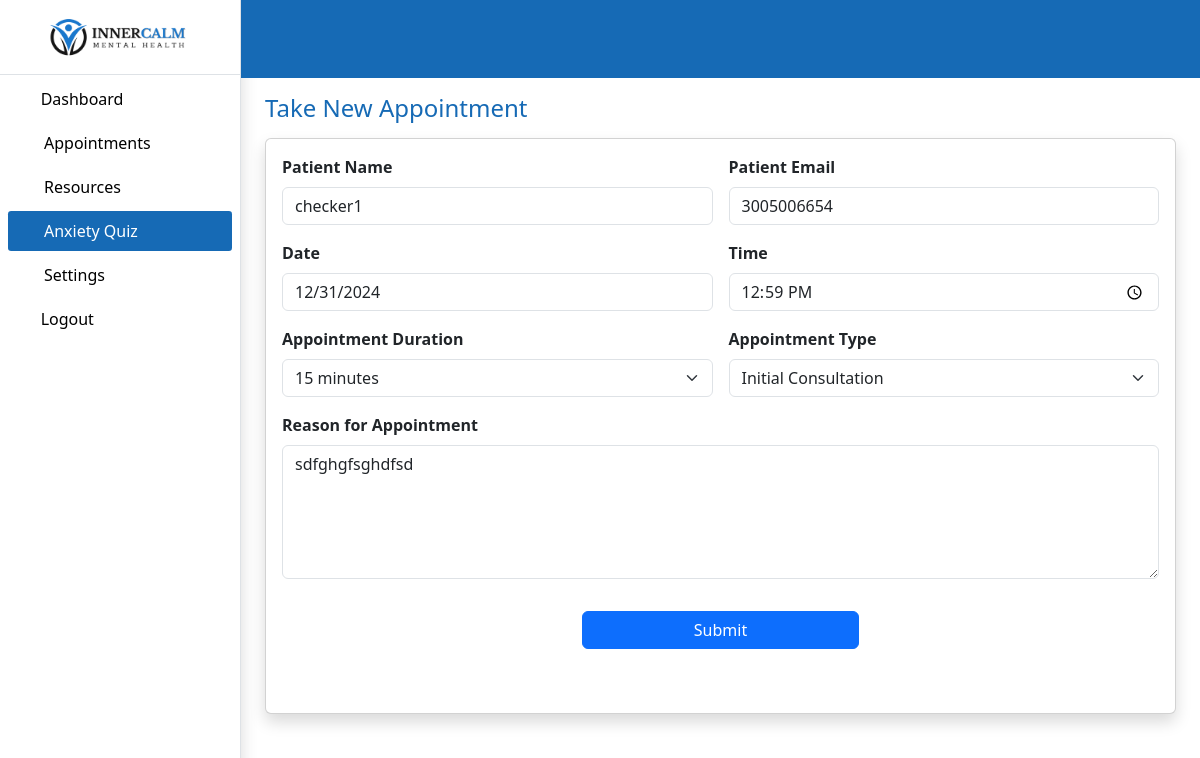
/counselors_portal/edit_appoint/1, run on the app's committed database.
### accounts/models.py (models this page shows)
class Appointments(models.Model):
    counselor = models.ForeignKey(User, on_delete=models.CASCADE, related_name='counselor_appointments')
    client = models.ForeignKey(User, on_delete=models.CASCADE, related_name='client_appointments')
    p_name = models.CharField(default='Unknown', max_length=100)
    p_contact = models.CharField(default='Unknown', max_length=100)
    duration = models.CharField(default='0', max_length=50)
    type=models.CharField(default='NA',max_length=50)
    date = models.DateField()
    time = models.TimeField()
    reason=models.CharField(default='NA',max_length=1000)
    status = models.CharField(default='Scheduled', max_length=50)
    meeting_link = models.CharField(default='NA', max_length=1000)

### counselors_portal/views.py (the view)
# urls.py: path('edit_appoint/<int:id>', views.edit_appoint, name='edit_appoint'),
def edit_appoint(request, id):
    appoint = Appointments.objects.get(id=id)
    if request.method == 'POST':
        appoint.p_name=request.POST.get('p_name')
        base_url="https://meet.jit.si/innercalm/"
        msg=request.POST.get('p_name')
        appoint.meeting_link=base_url+msg
        appoint.p_contact=request.POST.get('p_contact')
        appoint.client=request.user
        appoint.reason=request.POST.get('reason')
        appoint.duration=request.POST.get('duration')
        appoint.type=request.POST.get('a_type')
        appoint.time=request.POST.get('time')
        appoint.date=request.POST.get('date')
        appoint.status='Scheduled'
        appoint.save()
        send_re_email(appoint)
        return redirect('counselors_portal:allappointments')
    else:
        return render(request, 'counselors_portal/editappointments.html', {'appoint': appoint})

### counselors_portal/templates/counselors_portal/editappointments.html (shortened to what this page needs)
{% load static %}
<!DOCTYPE html>
<html lang="en">
<head>
    <link rel="stylesheet" href="{% static 'website/img/favicon.png' %}" rel="icon">
    <link rel="stylesheet" href="{% static 'website/img/apple-touch-icon.png' %}" rel="apple-touch-icon">
    <link rel="stylesheet" href="{% static 'website/vendor/fontawesome-free/css/all.min.css' %}">
    <link rel="stylesheet" href="{% static 'website/vendor/animate.css/animate.min.css' %}">
    <link rel="stylesheet" href="{% static 'website/vendor/bootstrap/css/bootstrap.min.css' %}">
    <link rel="stylesheet" href="{% static 'website/vendor/bootstrap-icons/bootstrap-icons.css' %}">
    <link rel="stylesheet" href="{% static 'website/vendor/boxicons/css/boxicons.min.css' %}">
    <link rel="stylesheet" href="{% static 'website/vendor/glightbox/css/glightbox.min.css' %}">
    <link rel="stylesheet" href="{% static 'website/vendor/remixicon/remixicon.css' %}">
    <link rel="stylesheet" href="{% static 'website/vendor/swiper/swiper-bundle.min.css' %}">
    <link rel="stylesheet" href="{% static 'website/css/admin_styles.css' %}">
    <link rel="stylesheet" href="{% static 'website/css/datatables.css' %}">
</head>
<body>
    <div class="d-flex" id="wrapper">
        <div class="primary-bg shadow border-end " id="sidebar-wrapper">
            <div class="text-center primary-text bg-blue-color fs-4 fw-semibold text-uppercase border-bottom">
                <a href="{% url 'website:home' %}">
                    <img src="{% static 'website/img/blacklogo2.png' %}" class="py-3" width="150" height="auto" alt="">
                </a>
            </div>
            <ul class="navbar-nav sidebar_list">
                <li class="nav-item px-2 py-0 mt-1">
                    <a href="{% url 'counselors_portal:home' %}" class="text-decoration-none nav-link px-2">
                        <span><i class="fas fa-tachometer-alt me-2"></i></span>
                        <span>Dashboard</span>
                    </a>
                </li>
                <li class="nav-item px-2 py-0 mt-1">
                    <a class="text-decoration-none nav-link px-2 d-flex justify-content-between"
                        data-bs-toggle="collapse" href="#collapseSchedular" onclick="toggleArrow1()" role="button"
                        aria-expanded="false" aria-controls="collapseExample">
                        <span><i class="fa-solid fa-calendar-alt me-2 size"></i>Appointments</span>
                        <span id="myArrow2"><i class="fas fa-angle-right"></i></span>
                    </a>
                </li>
                <li class="nav-item px-2 py-0 mt-1">
                    <a class="text-decoration-none nav-link px-2 d-flex justify-content-between"
                        data-bs-toggle="collapse" href="#collapseanalytics" onclick="toggleArrow3()" role="button"
                        aria-expanded="false" aria-controls="collapseExample">
                        <span><i class="fa-solid fa-cubes
                         me-2 size"></i>Resources</span>
                        <span id="myArrow4"><i class="fas fa-angle-right"></i></span>
                    </a>
                </li>
                <li class="nav-item px-2 py-0 mt-1">
                    <a class="text-decoration-none nav-link px-2 d-flex justify-content-between active"
                        data-bs-toggle="collapse" href="#collapseanalytics4" onclick="toggleArrow4()" role="button"
                        aria-expanded="false" aria-controls="collapseExample">
                        <span><i class="fa-solid fa-file me-2 size"></i>Anxiety Quiz</span>
                        <span id="myArrow4"><i class="fas fa-angle-right"></i></span>
                    </a>
                </li>
                <li class="nav-item px-2 py-0 mt-1">
                    <a class="text-decoration-none nav-link px-2 d-flex justify-content-between"
                        data-bs-toggle="collapse" href="#collapseanalytics7" onclick="toggleArrow7()" role="button"
                        aria-expanded="false" aria-controls="collapseExample">
                        <span><i class="fa-solid fa-gear me-2 size"></i>Settings</span>
                        <span id="myArrow4"><i class="fas fa-angle-right"></i></span>
                    </a>
                </li>
                <li class="nav-item px-2 py-0 mt-1">
                    <a href="{% url 'accounts:logout' %}" class="text-decoration-none nav-link px-2">
                        <span><i class="fas fa-power-off me-2"></i></span>
                        <span>Logout</span>
                    </a>
                </li>
            </ul>
        </div>
        <div id="page-content-wrapper">
            <header class="">
                <nav class="bg-blue custom_nav">
                    <div class="container-fluid mt-1">
                        <div class="row g-2 align-items-center justify-content-between">
                            <div class="col-4 col-sm-4 col-md-6 col-lg-6 col-xl-6 col-xxl-6">
                                <div class="d-flex align-items-center text-white">
                                    <i class="fas fa-sliders-h fs-4 me-3" style="color: #fff;" id="menu-toggle"></i>
                                </div>
                            </div>
                            <div class="col-8 col-sm-8 col-md-6 col-lg-6 col-xl-6 col-xxl-6 text-end">
                                <div class="d-flex align-items-center justify-content-end">
                                    <div class="dropdown">
                                        <button class="btn p-0 border-0" type="button" id="dropdownMenuButton1"
                                            data-bs-toggle="dropdown" aria-expanded="false">
                                            <div class="d-flex align-items-center justify-content-center">
                                                <span><i class="fas fa-bell text-light"></i></span>
                                            </div>
                                        </button>
                                    </div>
                                    <div class="dropdown">
                                        <button class="btn p-0 border-0 " type="button" id="dropdownMenuButton1"
                                            data-bs-toggle="dropdown" aria-expanded="false">
                                            <div class="d-flex align-items-center ms-3">
                                                <span><i class="fas fa-user-circle text-light fs-2"></i></span>
                                            </div>
                                        </button>
                                    </div>
                                </div>
                            </div>
                        </div>
                    </div>
                </nav>
            </header>
            <div class="container-fluid px-4">
                <div class="col-12">
                    <div class="card border-0">
                        <div class="card-body px-0">
                            <h4 class="text-orange mb-3">Take New Appointment</h4>
                            <div class="card shadow">
                                <div class="card-body">
                                    <div class="pb-5">
                                        <form method="POST" action="">
                                            <div class="row justify-content-center align-items-center g-3">
                                                <div class="col-12 col-sm-12 col-md-6 col-lg-6">
                                                    <div class="form-group">
                                                        <label for="userName" class="form-label fw-bold">Patient
                                                            Name</label>
                                                        <input type="text" class="form-control" id="userName"
                                                            placeholder="Enter user name" name="p_name" value="{{appoint.p_name}}">
                                                    </div>
                                                </div>
                                                <div class="col-12 col-sm-12 col-md-6 col-lg-6">
                                                    <div class="form-group">
                                                        <label for="userContactInfo" class="form-label fw-bold">Patient
                                                            Email </label>
                                                        <input type="text" class="form-control" id="userContactInfo"
                                                            placeholder="Enter user contact information"
                                                            name="p_contact" value="{{appoint.p_contact}}">
                                                    </div>
                                                </div>
                                                <div class="col-12 col-sm-12 col-md-6 col-lg-6">
                                                    <div class="form-group">
                                                        <label for="date" class="form-label fw-bold">Date</label>
                                                        <input type="date" class="form-control" id="date" name="date" value="{{ appoint.date|date:'Y-m-d' }}"
                                                >
                                                    </div>
                                                </div>
                                                <div class="col-12 col-sm-12 col-md-6 col-lg-6">
                                                    <div class="form-group">
                                                        <label for="time" class="form-label fw-bold">Time</label>
                                                        <input type="time" class="form-control" id="time" name="time" value="{{ appoint.time|date:'H:i' }}">
                                                    </div>
                                                </div>
                                                <div class="col-12 col-sm-12 col-md-6 col-lg-6">
                                                    <div class="form-group">
                                                        <label for="duration" class="form-label fw-bold">Appointment
                                                            Duration</label>
                                                        <select class="form-select" id="duration" name="duration">
                                                            <option value="15 minutes" {% if appoint.duration == "15 minutes" %}selected{% endif %}>15 minutes</option>
                                                        </select>
                                                    </div>
                                                </div>
                                                <div class="col-12 col-sm-12 col-md-6 col-lg-6">
                                                    <div class="form-group">
                                                        <label for="appointmentType"
                                                            class="form-label fw-bold">Appointment
                                                            Type</label>
                                                        <select class="form-select" id="appointmentType" name="a_type">
                                                            <option value="Initial Consultation" {% if appoint.type == "Initial Consultation" %}selected{% endif %}>Initial Consultation</option>
                                                        </select>
                                                    </div>
                                                </div>
                                                <div class="col-12 col-sm-12 col-md-12 col-lg-12">
                                                    <div class="form-group">
                                                        <label for="reason" class="form-label fw-bold">Reason for
                                                            Appointment</label>
                                                        <textarea class="form-control" id="reason" rows="5"
                                                            placeholder="Enter reason for appointment"
                                                            name="reason">{{appoint.reason}}</textarea>
                                                    </div>
                                                </div>
                                                <div class="col-12">
                                                    <div class="row justify-content-center align-items-center">
                                                        <div class="col-8 col-sm-8 col-md-6 col-lg-4">
                                                            <div class="text-center mt-3">
                                                                <button type="submit"
                                                                    class="btn btn-primary w-100">Submit</button>
                                                            </div>
                                                        </div>
                                                    </div>
                                                </div>
                                            </div>
                                        </form>
                                    </div>
                                </div>
                            </div>
                        </div>
                    </div>
                </div>
            </div>
        </div>
    </div>
</body>
</html>

### data on the page
Appointments: p_name "checker1", p_contact "3005006654", date "12/31/2024", time "12:59", duration "15 minutes", a_type "Initial Consultation", reason "sdfghgfsghdfsd"
